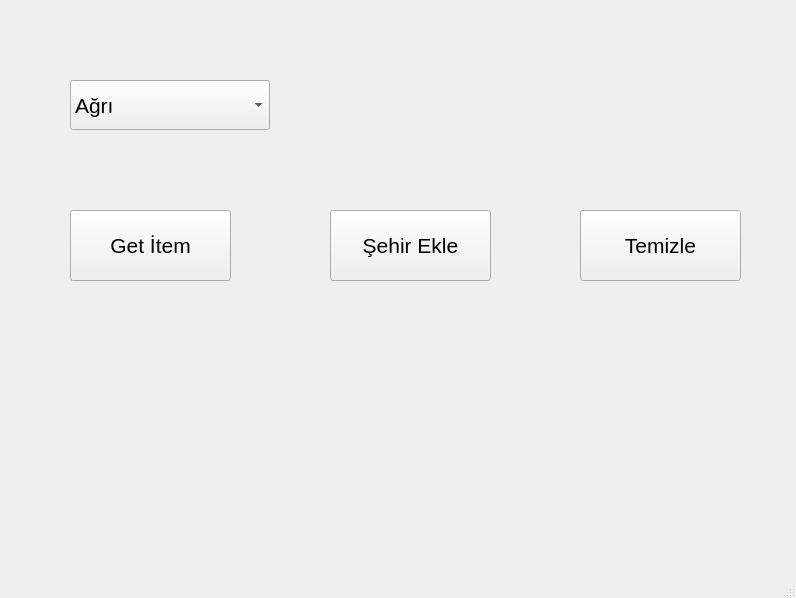
<?xml version="1.0" encoding="UTF-8"?>
<ui version="4.0">
 <class>MainWindow</class>
 <widget class="QMainWindow" name="MainWindow">
  <property name="geometry">
   <rect>
    <x>0</x>
    <y>0</y>
    <width>796</width>
    <height>598</height>
   </rect>
  </property>
  <property name="font">
   <font>
    <pointsize>16</pointsize>
   </font>
  </property>
  <property name="windowTitle">
   <string>MainWindow</string>
  </property>
  <widget class="QWidget" name="centralwidget">
   <widget class="QComboBox" name="cbox_sehirler">
    <property name="geometry">
     <rect>
      <x>70</x>
      <y>80</y>
      <width>200</width>
      <height>50</height>
     </rect>
    </property>
    <property name="font">
     <font>
      <pointsize>16</pointsize>
     </font>
    </property>
    <property name="currentText">
     <string>Ağrı</string>
    </property>
    <item>
     <property name="text">
      <string>Ağrı</string>
     </property>
    </item>
    <item>
     <property name="text">
      <string>Diyarbakır</string>
     </property>
    </item>
    <item>
     <property name="text">
      <string>Gaziantep</string>
     </property>
    </item>
    <item>
     <property name="text">
      <string>Mardin</string>
     </property>
    </item>
    <item>
     <property name="text">
      <string>Siirt</string>
     </property>
    </item>
    <item>
     <property name="text">
      <string>Şanlıurfa</string>
     </property>
    </item>
    <item>
     <property name="text">
      <string>Şırnak</string>
     </property>
    </item>
   </widget>
   <widget class="QLabel" name="lbl_sonuc">
    <property name="geometry">
     <rect>
      <x>340</x>
      <y>80</y>
      <width>431</width>
      <height>51</height>
     </rect>
    </property>
    <property name="font">
     <font>
      <pointsize>12</pointsize>
     </font>
    </property>
    <property name="text">
     <string/>
    </property>
   </widget>
   <widget class="QPushButton" name="btn_sehir_sec">
    <property name="geometry">
     <rect>
      <x>70</x>
      <y>210</y>
      <width>161</width>
      <height>71</height>
     </rect>
    </property>
    <property name="font">
     <font>
      <pointsize>16</pointsize>
     </font>
    </property>
    <property name="text">
     <string>Get İtem</string>
    </property>
   </widget>
   <widget class="QPushButton" name="btn_sehir_ekle">
    <property name="geometry">
     <rect>
      <x>330</x>
      <y>210</y>
      <width>161</width>
      <height>71</height>
     </rect>
    </property>
    <property name="font">
     <font>
      <pointsize>16</pointsize>
     </font>
    </property>
    <property name="text">
     <string>Şehir Ekle</string>
    </property>
   </widget>
   <widget class="QPushButton" name="btn_sehir_temizle">
    <property name="geometry">
     <rect>
      <x>580</x>
      <y>210</y>
      <width>161</width>
      <height>71</height>
     </rect>
    </property>
    <property name="font">
     <font>
      <pointsize>16</pointsize>
     </font>
    </property>
    <property name="text">
     <string>Temizle</string>
    </property>
   </widget>
  </widget>
  <widget class="QMenuBar" name="menubar">
   <property name="geometry">
    <rect>
     <x>0</x>
     <y>0</y>
     <width>796</width>
     <height>43</height>
    </rect>
   </property>
  </widget>
  <widget class="QStatusBar" name="statusbar"/>
 </widget>
 <resources/>
 <connections/>
</ui>
